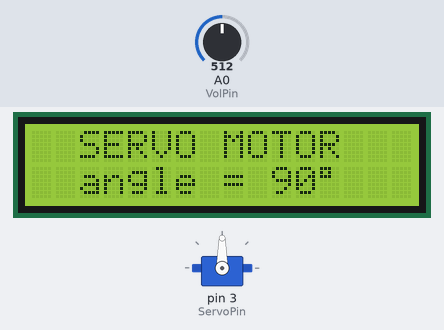
This sketch was run on a simulated Arduino Uno, built with avr-gcc and run on an emulated ATmega328P. Parts: servo, 16×2 character LCD. The inputs (shaded band) are chosen by the test bench; at power-on: A0 (VolPin) = 512. What the sketch prints to the serial monitor is not drawn.

Above: at 1.28 s.
1.3 s: A0 (VolPin) set to 553
At 1.41 s:
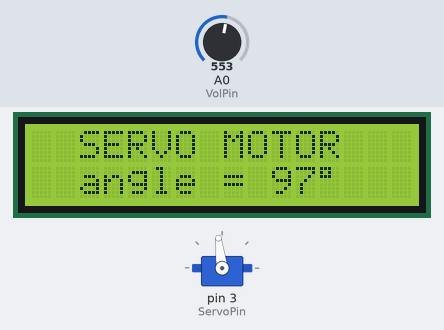
2.9 s: A0 (VolPin) set to 580
At 3.04 s:
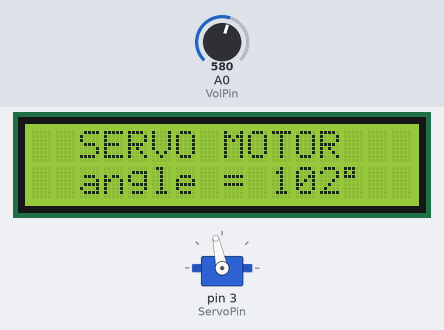
4.6 s: A0 (VolPin) set to 716
At 4.68 s:
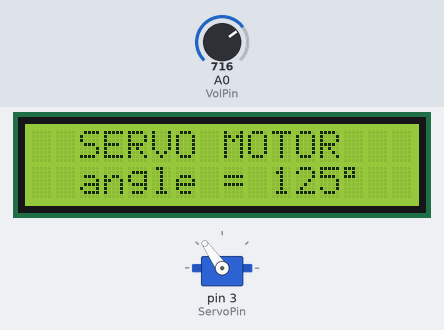
6.3 s: A0 (VolPin) set to 63
At 6.45 s:
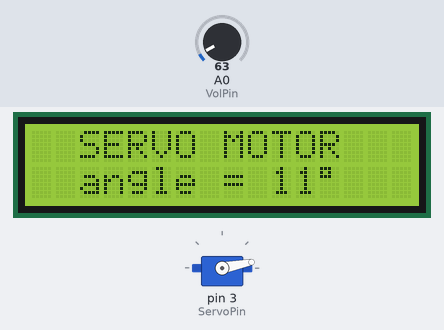
8.0 s: A0 (VolPin) set to 51
At 8.08 s:
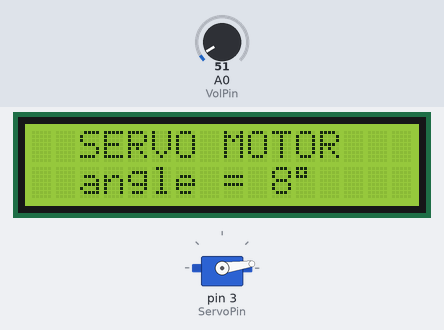
9.5 s: A0 (VolPin) set to 122
At 9.7 s:
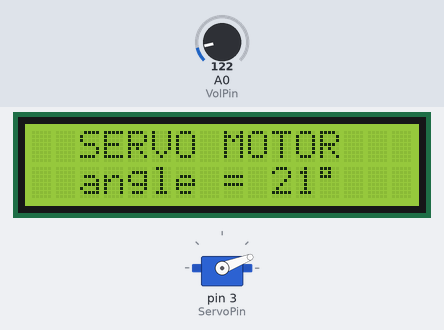
Timing chart, 0 to 12.3 s (numbered marks = the images above; inputs shaded):
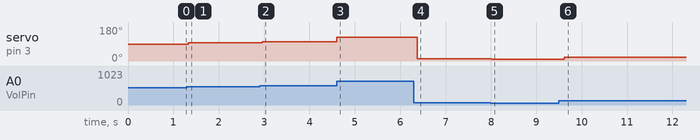

Measured:
- after the input at 1.3 s, servo on pin 3 (ServoPin): 90° → 97° at once
- after the input at 2.9 s, servo on pin 3 (ServoPin): 97° → 102° after 0.06 s; the display: first differs from a run without the input after 0.13 s (image 2)
- after the input at 4.6 s, servo on pin 3 (ServoPin): 102° → 125° at once
- after the input at 6.3 s, servo on pin 3 (ServoPin): 125° → 11° after 0.07 s; the display: first differs from a run without the input after 0.14 s (image 4)
- after the input at 8.0 s, servo on pin 3 (ServoPin): 11° → 8° at once; the display: first differs from a run without the input after 0.07 s (image 5)
- after the input at 9.5 s, servo on pin 3 (ServoPin): 8° → 21° after 0.12 s

The sketch:

ServoMotor_LCD.ino
```cpp
#include <LiquidCrystal_I2C.h>

#include <Servo.h>
#define ServoPin 3
Servo servo;

#define VolPin A0

LiquidCrystal_I2C lcd(0x27,16,2);

int Angle = 0;

void setup() {
  // put your setup code here, to run once:
  servo.attach(ServoPin);
  Serial.begin(9600);
  lcd.init();
  lcd.backlight();
  lcd.setCursor(1,0);
  lcd.print("SERVO MOTOR");
}

void loop() {
  // put your main code here, to run repeatedly:
  int vol = analogRead(VolPin);
  // Angle = vol / 6; //0~1023 -> 0~180
  Angle = map(vol,0,1023,0,180);

  servo.write(Angle);
  delay(50);

  SelcdDisplay(Angle);

}

void SelcdDisplay(int Angle){
  Serial.print("angle = ");
  Serial.println(Angle);

  lcd.setCursor(2,0);
  lcd.print("SERVO MOTOR");
  lcd.setCursor(2,1);
  lcd.print("angle = ");
  lcd.print(String(Angle)+char(0xdf));
  delay(50);
  lcd.clear();
}
```
